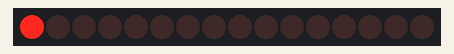
The sketch below on a simulated Arduino Uno, built with avr-gcc and run on an emulated ATmega328P. Shown: 16 shift-register outputs drawn as a row of LEDs (first output left, lit = HIGH). Wiring (inferred from the names in the program): 2 × shift register (74HC595): data pin 5; shift clock pin 4; latch pin 14. Wiring (inferred from the signals the program sends): row of LEDs: on Q0, Q1, Q2, Q3, Q4, Q5, Q6, Q7, Q8, Q9, Q10, Q11, Q12, Q13, Q14, Q15.

Above: at 0.15 s.
At 2.9 s:
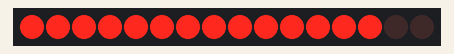
At 3.81 s:
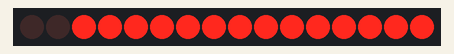
At 4.41 s:
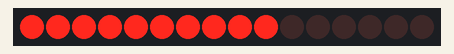
At 7.38 s:
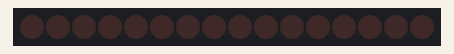
At 7.81 s:
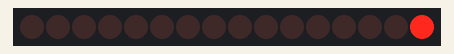
Timing chart, 0 to 8.3 s (numbered marks = the images above):
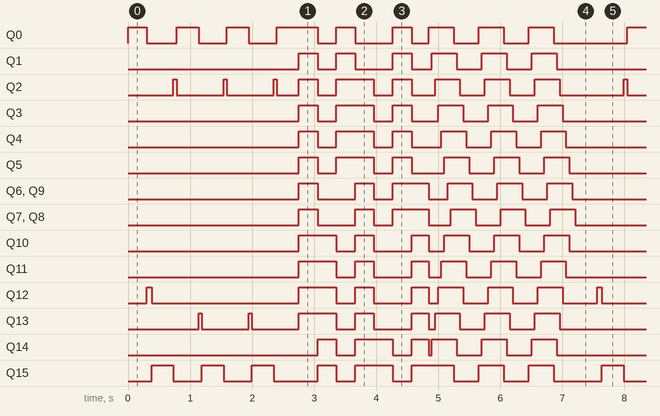

Measured:
- by itself, Q0: LOW → HIGH at 0.00 s, → LOW 0.30 s later, → HIGH 0.48 s later, → LOW 0.35 s later, … (90 changes in this stretch)
- by itself, Q1: repeats every 7.3 s: LOW 0.30 s, HIGH 0.30 s, LOW 0.61 s, HIGH 0.30 s, LOW 0.33 s, 2 × (HIGH 0.40 s, LOW 0.40 s), HIGH 0.40 s, LOW 3.1 s, HIGH 0.30 s
- by itself, Q3: repeats every 7.3 s: LOW 0.30 s, HIGH 0.61 s, LOW 0.30 s, HIGH 0.30 s, LOW 0.43 s, 2 × (HIGH 0.40 s, LOW 0.40 s), HIGH 0.40 s, LOW 3.0 s, HIGH 0.30 s

The sketch:

leds_disco.ino
```cpp
#define DATA_PIN 5    // D1
#define CLOCK_PIN 4   // D2
#define LATCH_PIN 14  // D5

const int latchPin = LATCH_PIN;
const int clockPin = CLOCK_PIN;
const int dataPin  = DATA_PIN;

byte bits [16];

void setup() {
  //set pins to output so you can control the shift register
  pinMode(latchPin, OUTPUT);
  pinMode(clockPin, OUTPUT);
  pinMode(dataPin, OUTPUT);
}

void loop() {
  while(true) {
    for(int i=0; i<3; i++)
      runningLight();
    for(int i=0; i<3; i++)
      fillAndEmpty();
    for(int i=0; i<3; i++)
      outIn();
  }
}

void runningLight() {
    for(int i=0; i<16; i++) {
      clearBits();
      bits[i] = 1;
      writeData();
      // pause before next value:
      delay(25);
    }
    for(int i=15; i>=0; i--) {
      clearBits();
      bits[i] = 1;
      writeData();
      // pause before next value:
      delay(25);
    }
}

void fillAndEmpty() {
    clearBits();
    for(int i=0; i<16; i++) {
      bits[i] = 1;
      writeData();
      // pause before next value:
      delay(25);
    }
    for(int i=0; i<16; i++) {
      bits[i] = 0;
      writeData();
      // pause before next value:
      delay(25);
    }
}

void outIn() {
  clearBits();
    for(int i=0; i<8; i++) {
      bits[i] = 1;
      bits[15-i] = 1;
      writeData();
      // pause before next value:
      delay(50);
    }
    for(int i=0; i<8; i++) {
      bits[i] = 0;
      bits[15-i] = 0;
      writeData();
      // pause before next value:
      delay(50);
    }
}

void clearBits() {
  for(int i=0; i<16; i++) {
    bits[i] = 0;
  }
}

int bitsToB1() {
  int b = 0;
  for(int i=0; i<8; i++)
    b |= bits[i] << i;

  return b;
}

int bitsToB2() {
  int b = 0;
  for(int i=0; i<8; i++)
    b |= bits[i+8] << i;

  return b;
}

void writeData() {
    int data1 = bitsToB2();
    int data2 = bitsToB1();

    // disable LED update
    digitalWrite(latchPin, LOW);

    // shift out the data (second shift register must be send first)
    shiftOut(dataPin, clockPin, MSBFIRST, data1);
    shiftOut(dataPin, clockPin, MSBFIRST, data2);

     // update the LEDs
     digitalWrite(latchPin, HIGH);
}
```
